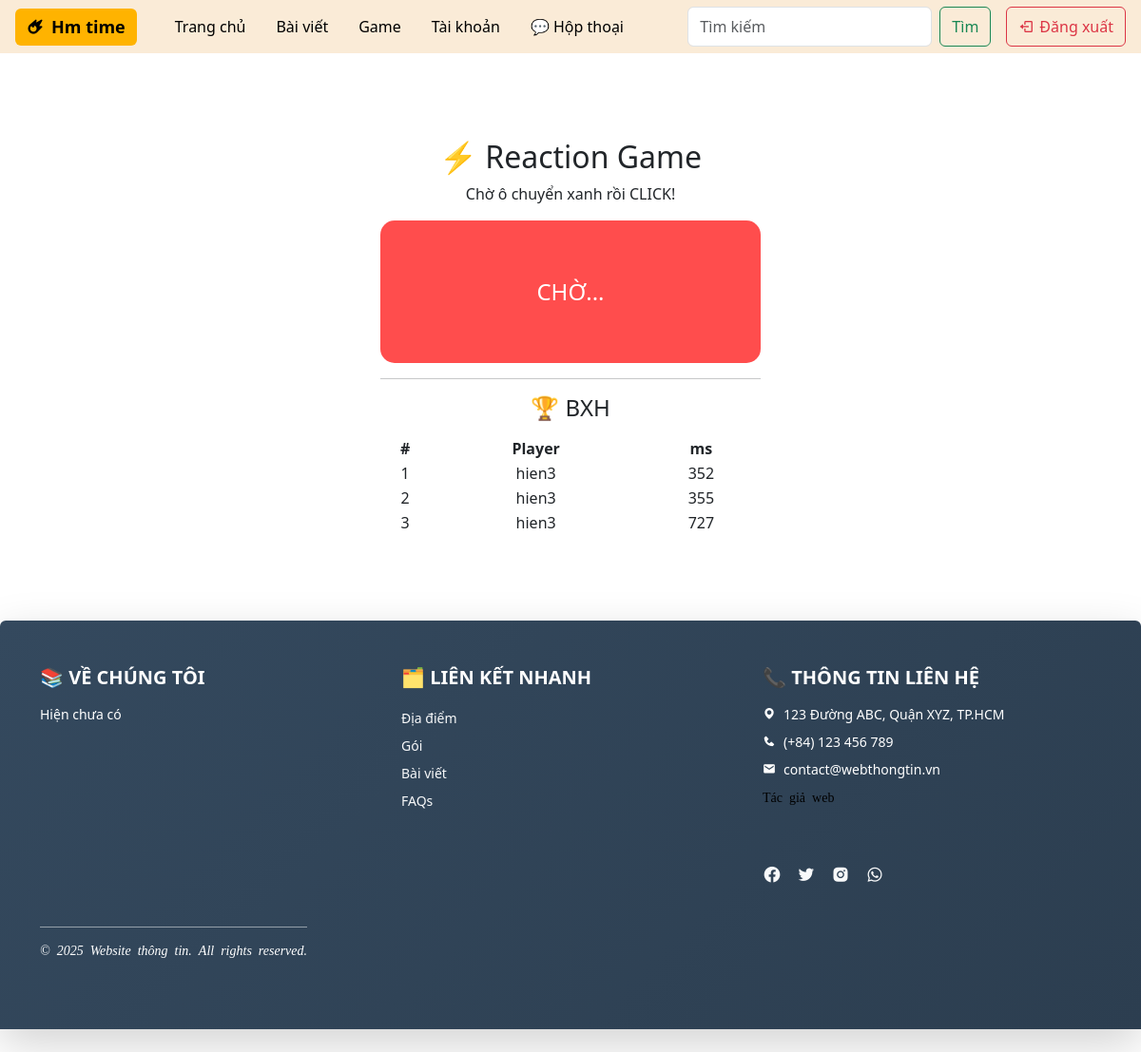
The app's page /game/reaction/ (signed in) with its own data.
### game/models.py (models this page shows, shortened)
class ReactionScore(models.Model):
    user = models.ForeignKey(User, on_delete=models.CASCADE)
    time_ms = models.IntegerField()
    created_at = models.DateTimeField(auto_now_add=True)
    class Meta:
        ordering = ['time_ms', 'created_at']

### game/views.py (the view)
# urls.py: path("reaction/", views.reaction_game, name="reaction"),
@login_required
def reaction_game(request):
    top_scores = ReactionScore.objects.all()[:10]
    delay = random.randint(2000, 5000)  # ms
    return render(request, "game/reaction.html", {
        "top_scores": top_scores,
        "delay": delay
    })

### templates/game/reaction.html (shortened to what this page needs)
{% extends "base.html" %}
{% block content %}
<div class="box">
    <h2>⚡ Reaction Game</h2>
    <p>Chờ ô chuyển xanh rồi CLICK!</p>
    <div id="playBox">CHỜ...</div>
    <hr>
    <h4>🏆 BXH</h4>
    <table>
        <tr><th>#</th><th>Player</th><th>ms</th></tr>
        {% for s in top_scores %}
        <tr>
            <td>{{ forloop.counter }}</td>
            <td>{{ s.user.username }}</td>
            <td>{{ s.time_ms }}</td>
        </tr>
        {% endfor %}
    </table>
</div>
{% endblock %}

### templates/game/reaction.html (style rules this page uses)
.box { max-width: 460px; margin: 60px auto; padding: 30px; text-align: center; border-radius: 20px; background: rgba(255,255,255,0.15); backdrop-filter: blur(10px); }
#playBox { height: 150px; border-radius: 15px; background: #ff4d4d; color: white; font-size: 24px; display: flex; align-items: center; justify-content: center; cursor: pointer; }
table { width: 100%; margin-top: 15px; }

### records on screen
ReactionScore: user.username "hien3", time_ms "352"
ReactionScore: user.username "hien3", time_ms "355"
ReactionScore: user.username "hien3", time_ms "727"
